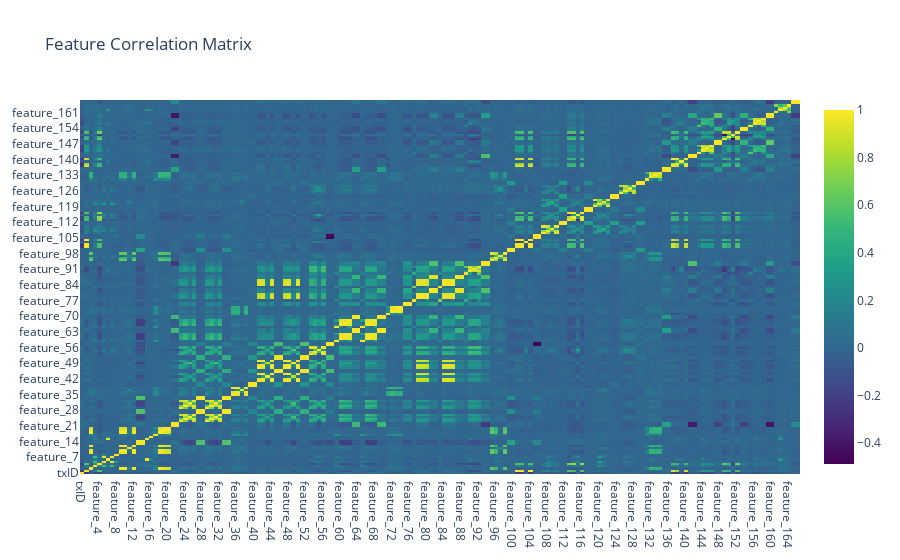

The code cell stored with this chart in its notebook:
### Code cell
# Feature correlation analysis
corr_matrix = feature_df.corr()

# Plot correlation matrix using Plotly
fig = go.Figure(data=go.Heatmap(z=corr_matrix.values, x=corr_matrix.columns, y=corr_matrix.index, colorscale='Viridis'))
fig.update_layout(title='Feature Correlation Matrix')
fig.show()

### Figure 1 — Plotly figure (JSON) as saved in the notebook; plotly's stock layout.template omitted (floating-point values rounded to 4 significant figures; data arrays with more than 128 entries replaced by an {"elided": "..."} marker saying what was removed)
{"data": [{"colorscale": [[0, "#440154"], [0.1111, "#482878"], [0.2222, "#3e4989"], [0.3333, "#31688e"], [0.4444, "#26828e"], [0.5556, "#1f9e89"], [0.6667, "#35b779"], [0.7778, "#6ece58"], [0.8889, "#b5de2b"], [1, "#fde725"]], "type": "heatmap", "x": {"elided": "167 str values"}, "y": {"elided": "167 str values"}, "z": {"elided": "167x167 float values"}}], "layout": {"title": {"text": "Feature Correlation Matrix"}}}
